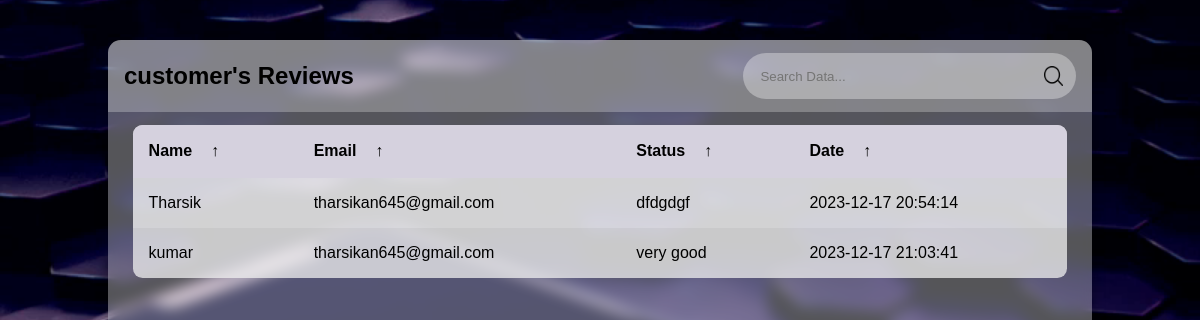
The app's page /reviews.php, older data.
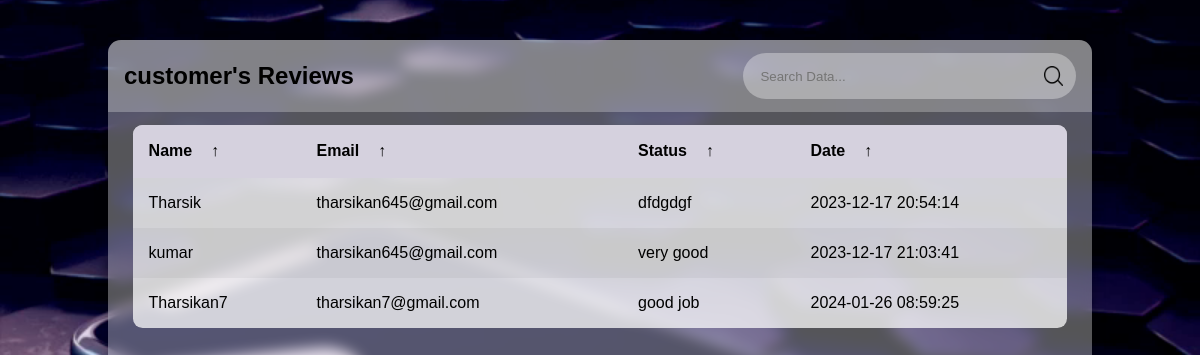
The same page, newer data.
### tables this page shows
CREATE TABLE IF NOT EXISTS `reviews` (
  `name` varchar(225) NOT NULL,
  `email` varchar(225) NOT NULL,
  `message` varchar(500) NOT NULL,
  `date` timestamp NOT NULL DEFAULT CURRENT_TIMESTAMP
);

### includes/classes/Database.php (called while the page is built, shortened)
<?php
class Database{
    private $pdo;
    public function __construct(){
        $this->pdo = new PDO("mysql:host=localhost;dbname=abc1", "Tharsikan3", "2000");
        $this->pdo->setAttribute(PDO::ATTR_ERRMODE, PDO::ERRMODE_EXCEPTION);
    }
    public function queryDB($sql, $mode, $values = array())
    {
        $stmt=$this->pdo->prepare($sql);
        $stmt->execute();
        if($mode!=Database::SELECTSINGLE && $mode != Database::SELECTALL && $mode != Database::EXECUTE)
        {
            throw new Exception('Invalid Mode');
        }
        else if($mode == Database::SELECTSINGLE)
        {
            return $stmt->fetch(PDO::FETCH_ASSOC);
        }
        else if ($mode == Database::SELECTALL){
            return $stmt->fetchAll(PDO::FETCH_ASSOC);
        }
    }
}

### includes/classes/BlogReader.php (called while the page is built, shortened)
<?php
class BlogReader{
    protected $db;
    public function __construct(){
        $this->db = new Database();
    }
    public function getReviewFromDB()
    {
        $sql="SELECT * FROM reviews";
        $result=$this->db->queryDB($sql,Database::SELECTALL);
        if($result)
        {
            return $result;
        }
        else
        {
            return false;
        }
    }
}

### reviews.php (the view, shortened to what this page needs)
<?php
    include INC_DIR."/classes/Database.php";
?>
<!DOCTYPE html>
<html lang="en">
<head>
    <link rel="stylesheet" type="text/css" href="order.css">
</head>
<body>
    <main class="table" id="customers_table">
        <section class="table__header">
            <h1>customer's Reviews</h1>
            <div class="input-group">
                <input type="search" placeholder="Search Data...">
                <img src="images/search.png" alt="">
            </div>
        </section>
        <section class="table__body">
            <table>
                <thead>
                    <tr>
                        <th> name <span class="icon-arrow">&UpArrow;</span></th>
                        <th> Email <span class="icon-arrow">&UpArrow;</span></th>
                        <th> Status <span class="icon-arrow">&UpArrow;</span></th>
                        <th> Date <span class="icon-arrow">&UpArrow;</span></th>
                    </tr>
                </thead>
                <tbody>
                    <?php
                         $reader=new BlogReader();
                         $reviews=$reader->getReviewFromDB();
                         if($reviews)
                         {
                            foreach($reviews as $review)
                            {
                                echo "<tr>
                                <td>". $review['name']." </td>
                                <td>".$review['email']." </td>
                                <td>".$review['message']."</td>
                                <td>".$review['date']."</td>";?>
                                <?php
                            }
                         }
                    ?>
                </tbody>
            </table>
        </section>
    </main>
</body>
</html>

Row changes from the older to the newer data that the page shows:
added reviews: name "Tharsikan7", email "tharsikan7@gmail.com", message "good job", date "2024-01-26 08:59:25"
